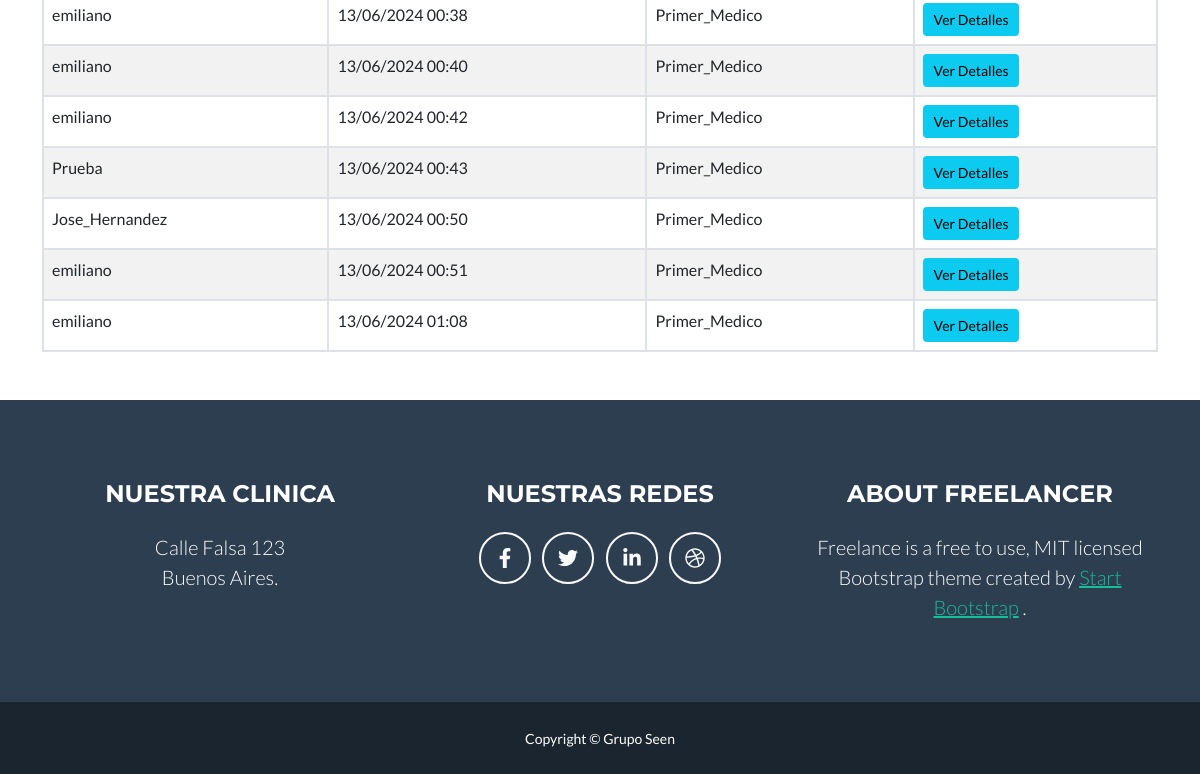
/lista_historias_clinicas/ (signed in, lower part), run on an earlier commit of the app's database.
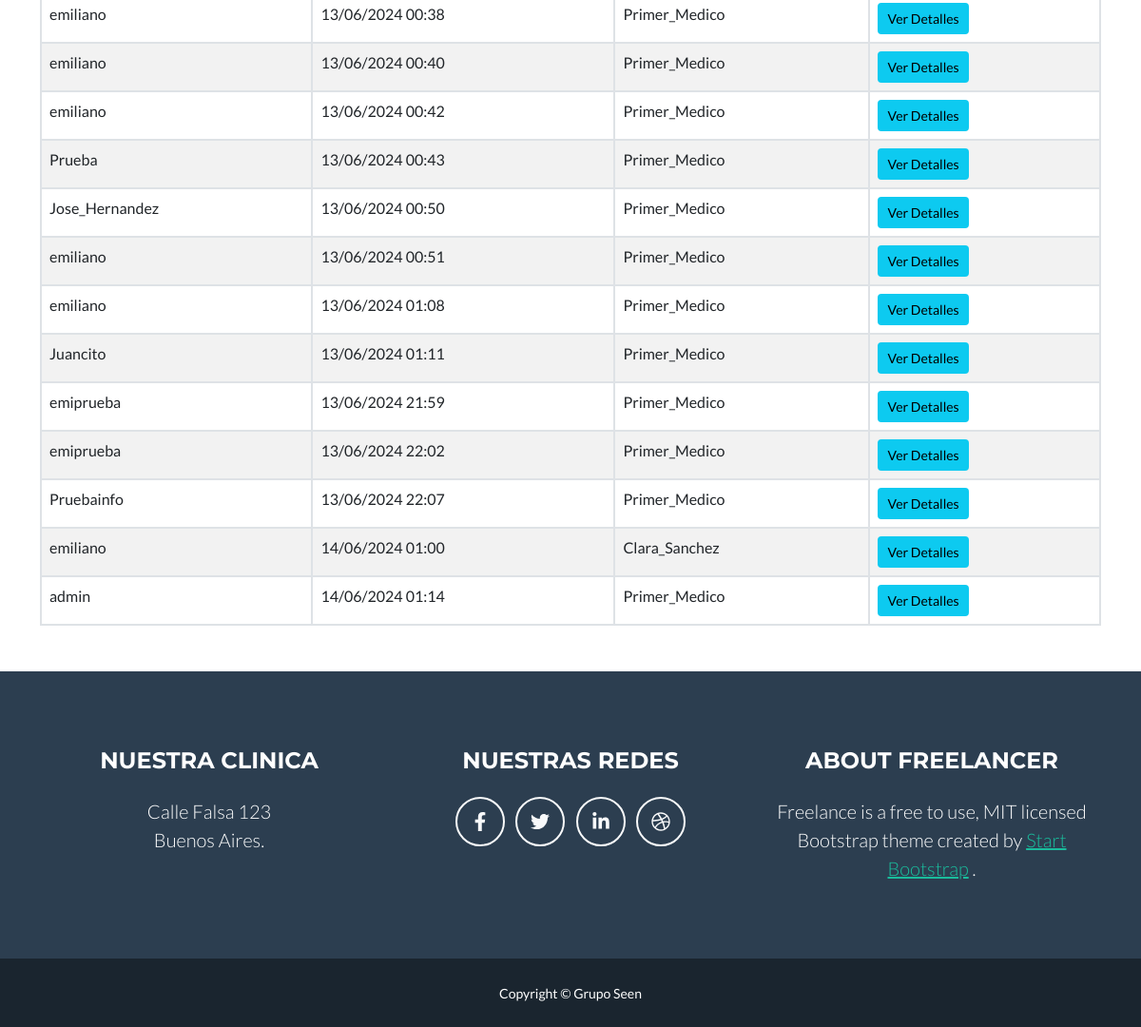
And on a later commit of the database.
### historias_medicas/models.py (models this page shows, shortened)
class HistoriaClinica(models.Model):
    paciente = models.ForeignKey(User, on_delete=models.CASCADE)
    medico = models.ForeignKey(Medico, on_delete=models.CASCADE)
    fecha = models.DateTimeField(auto_now_add=True)
    diagnostico = RichTextField()

### registro/models.py (models this page shows, shortened)
class Medico(models.Model):
    user = models.OneToOneField(User, on_delete=models.CASCADE)
    especialidad = models.OneToOneField(Especialidad, on_delete=models.CASCADE)
    nombre = models.CharField(max_length=100)
    apellido = models.CharField(max_length=100)

### historias_medicas/decorators.py (the view)
    def _wrapped_view(request, *args, **kwargs):
        if not hasattr(request.user, 'medico'):
            return redirect('permiso_denegado')
        return view_func(request, *args, **kwargs)

### historias_medicas/views.py (called while the page is built)
@login_required
@medico_required
def lista_historias_clinicas(request):
    paciente_id = request.GET.get('paciente')
    historias_clinicas = HistoriaClinica.objects.all()
    if paciente_id:
        historias_clinicas = historias_clinicas.filter(paciente_id=paciente_id)
    pacientes = User.objects.filter(is_staff=False)
    context = {
        'historias_clinicas': historias_clinicas,
        'pacientes': pacientes,
    }
    return render(request, 'lista_historias_clinicas.html', context)

### templates/lista_historias_clinicas.html (shortened to what this page needs)
{% extends 'index.html' %}
{% load static %}
{% block contenido_que_cambia %}
<div class="container mt-5 mb-5">
    <table class="table table-bordered table-striped">
        <tbody>
            {% for historia in historias_clinicas %}
            <tr>
                <td>{{ historia.paciente.username }}</td>
                <td>{{ historia.fecha|date:"d/m/Y H:i" }}</td>
                <td>{{ historia.medico.user.username }}</td>
                <td>
                    <a href="{% url 'historia_clinica_detalle' historia.pk %}" class="btn btn-info btn-sm">Ver Detalles</a>
                </td>
            </tr>
            {% endfor %}
        </tbody>
    </table>
</div>
{% endblock %}

What changed in the data, as far as the page shows it:
added HistoriaClinica: paciente.username "Juancito", fecha "13/06/2024 01:11", medico.user.username "Primer_Medico"
added HistoriaClinica: paciente.username "emiprueba", fecha "13/06/2024 21:59", medico.user.username "Primer_Medico"
added HistoriaClinica: paciente.username "emiprueba", fecha "13/06/2024 22:02", medico.user.username "Primer_Medico"
added HistoriaClinica: paciente.username "Pruebainfo", fecha "13/06/2024 22:07", medico.user.username "Primer_Medico"
added HistoriaClinica: paciente.username "emiliano", fecha "14/06/2024 01:00", medico.user.username "Clara_Sanchez"
added HistoriaClinica: paciente.username "admin", fecha "14/06/2024 01:14", medico.user.username "Primer_Medico"
